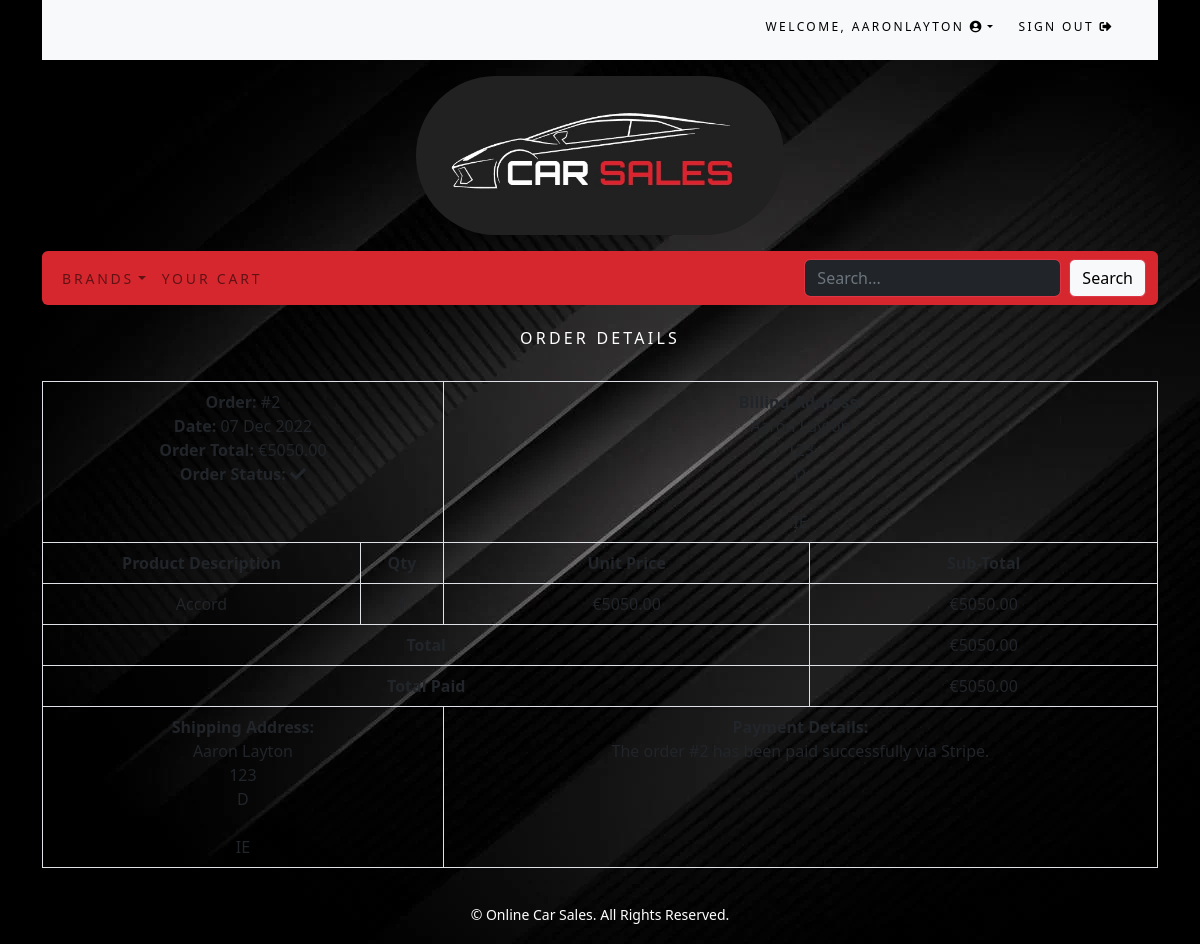
The app's page /order/2/ (signed in) with its own data.
### accounts/models.py (models this page shows)
class CustomUser(AbstractUser):
    age = models.PositiveIntegerField(null=True, blank=True)

### order/models.py (models this page shows, shortened)
class Order(models.Model):
    token = models.CharField(max_length=250, blank=True)
    total = models.DecimalField(max_digits=10, decimal_places=2, verbose_name='Euro Order Total')
    emailAddress = models.EmailField(max_length=250, blank=True, verbose_name='Email Address')
    created = models.DateTimeField(auto_now_add=True)
    billingName = models.CharField(max_length=250, blank=True)
    billingAddress1 = models.CharField(max_length=250, blank=True)
    billingCity = models.CharField(max_length=250, blank=True)
    billingPostcode = models.CharField(max_length=10, blank=True)
    billingCountry = models.CharField(max_length=200, blank=True)
    shippingName = models.CharField(max_length=250, blank=True)
    shippingAddress1 = models.CharField(max_length=250, blank=True)
    shippingCity = models.CharField(max_length=250, blank=True)
    shippingPostcode = models.CharField(max_length=10, blank=True)
    shippingCountry = models.CharField(max_length=200, blank=True)
    voucher = models.ForeignKey(Voucher,
                                related_name='orders',
                                null=True,
                                blank=True,
                                on_delete=models.SET_NULL)
    discount = models.IntegerField(default = 0,
                                validators=[MinValueValidator(0),
                                MaxValueValidator(100)])
    class Meta:
        db_table = 'Order'
        ordering = ['-created']

class OrderItem(models.Model):
    product = models.CharField(max_length=250)
    quantity = models.IntegerField()
    price = models.DecimalField(max_digits=10, decimal_places=2, verbose_name='Euro Price')
    order = models.ForeignKey(Order, on_delete=models.CASCADE)
    class Meta:
        db_table = 'OrderItem'
    def sub_total(self):
        return self.quantity * self.price

### order/views.py (the view)
# urls.py: path('<int:order_id>/', views.orderDetail.as_view(), name='order_detail'),
class orderDetail(LoginRequiredMixin, View):
    def get(self, request, order_id):
        if request.user.is_authenticated:
            email = str(request.user.email)
            order = Order.objects.get(id=order_id, emailAddress=email)
            order_items = OrderItem.objects.filter(order=order)
        return render(request, 'order/order_detail.html', {'order': order, 'order_items': order_items})

### car/context_processors.py (called while the page is built)
def menu_links(request):
    links = Category.objects.all()
    return {'links':links}

### car/models.py (called while the page is built)
    def get_absolute_url(self):
        return reverse('car:products_by_category', args=[self.id])

### cart/context_processors.py (called while the page is built)
def counter(request):
    item_count = 0
    if 'admin' in request.path:
        return {}
    else:
        try:
            cart = Cart.objects.filter(cart_id=_cart_id(request))
            cart_items = CartItem.objects.all().filter(cart=cart[:1])
            for cart_item in cart_items:
                item_count += cart_item.quantity
        except Cart.DoesNotExist:
            item_count = 0
    return {'item_count':item_count}

### cart/views.py (called while the page is built)
def _cart_id(request):
    cart = request.session.session_key
    if not cart:
        cart = request.session.create()
    return cart

### order/templates/order/order_detail.html (shortened to what this page needs)
{% extends "base.html" %}
{% load static %}
{% block content %}
<div>
    <div class="text-center">
        <br>
        <h1 class="text-center my_title">Order Details</h1>
        <br>
        <table class="table table-bordered">
            <tr>
                <td class="text-left" colspan="2">
                    <b>Order: </b>#{{ order.id }}<br>
                    <b>Date: </b>{{ order.created|date:"d M Y" }}<br>
                    <b>Order Total: </b>€{{ order.total }}<br>
                    <b>Order Status: </b><i class="fas fa-check"></i>
                <td class="text-left" colspan="2">
                    <b>Billing Address: </b><br>
                    {{ order.billingName }}<br>
                    {{ order.billingAddress1 }}<br>
                    {{ order.billingCity }}<br>
                    {{ order.billingPostcode }}<br>
                    {{ order.billingCountry }}<br>
                </td>
            </tr>
            <tr>
                <td><b>Product Description</b></td>
                <td><b>Qty</b></td>
                <td><b>Unit Price</b></td>
                <td><b>Sub-Total</b></td>
            </tr>
            {% for item in order_items %}
            <tr>
                <td>{{ item.product }}</td>
                <td>{{ item.quantity }}</td>
                <td>€{{ item.price }}</td>
                <td>€{{ item.sub_total }}</td>
            </tr>
            {% endfor %}
            <tr>
                <td class="text-right" colspan="3"><b>Total</b></td>
                <td>€{{ order.total }}</td>
            </tr>
            <tr>
                <td class="text-right" colspan="3"><b>Total Paid</b></td>
                <td>€{{ order.total }}</td>
            </tr>
            <tr>
                <td class="text-left" colspan="2">
                    <b>Shipping Address: </b><br>
                    {{ order.shippingName }}<br>
                    {{ order.shippingAddress1 }}<br>
                    {{ order.shippingCity }}<br>
                    {{ order.shippingPostcode }}<br>
                    {{ order.shippingCountry }}<br>
                </td>
                <td class="text-left" colspan="2">
                    <b>Payment Details: </b><br>
                    The order #{{ order.id }} has been paid successfully via Stripe.
                </td>
            </tr>
        </table>
    </div>
</div>
{% endblock content %}

### car/templates/top-navbar.html (shortened to what this page needs)
<div class="container">
    <div class="my_custom_menu">
        <ul>
            {% if user.is_authenticated %}
            <li>
                Welcome, <a href="#" class="dropdown-toggle" data-bs-toggle="dropdown"
                aria-haspopup="true" aria-expanded="false">{{ user.username }}
                <i class="fas fa-user-circle"></i></a>
            </li>
            <li>
                <a href="{% url 'logout' %}">Sign Out <i class="fas fa-sign-out-alt"></i></a>
            </li>
            {% endif %}
        </ul>
    </div>
</div>

### static/css/custom.css (style rules this page uses)
.my_title { font-size: 16px; text-transform: uppercase; letter-spacing: .2em; }
.my_custom_menu { text-align: right !important; }
.my_custom_menu ul li { color: black; list-style: none; text-transform: uppercase; letter-spacing: .2em; font-size: 12px; padding-right: 20px; display: inline; }
.my_custom_menu ul li a { color: black; text-decoration: none; list-style: none; text-transform: uppercase; letter-spacing: .2em; font-size: 12px; }

### records on screen
CustomUser: username "AARONLAYTON"
Order: id "2", created "07 Dec 2022", total "5050.00", billingName "Aaron Layton", billingAddress1 "123", billingCity "D", billingCountry "IE", shippingName "Aaron Layton", shippingAddress1 "123", shippingCity "D", shippingCountry "IE"
OrderItem: product "Accord", price "5050.00", sub_total "5050.00"
